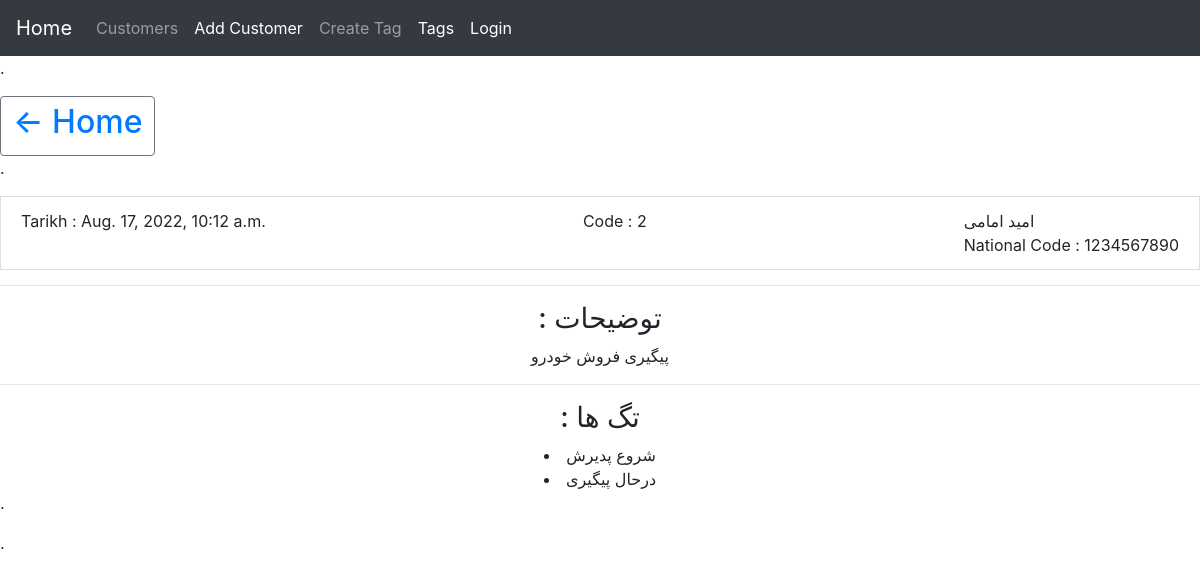
/customer/detail/2, run on the app's committed database.
### articles/models.py (models this page shows, shortened)
class Article(models.Model):
    name  = models.CharField(_("نام و نام خانوادگی "), max_length=30)
    National_code = models.IntegerField(_("کد ملی "))
    date = models.DateTimeField(auto_now_add=True)
    update_time = models.DateTimeField(auto_now=True, auto_now_add=False)
    describtion = models.TextField(_("توضیحات "), blank=True)
    auther = models.ForeignKey(User, on_delete=models.PROTECT, default='admin') #    settings.AUTH_USER_MODEL
    tags = models.ManyToManyField("Tag", related_name="articles", blank=True, null=True)

class Tag(models.Model):
    title = models.CharField(_("عنوان "), max_length=100)
    slug = models.SlugField()
    date_tag = models.DateTimeField(auto_now=False, auto_now_add=True)
    update_time_tag = models.DateTimeField(auto_now=True, auto_now_add=False)

### articles/views.py (the view)
# urls.py: path('detail/<int:id>', views.articles_detail , name = 'customer_detail'),
def articles_detail(request, id):
    articles_id = Article.objects.get(id=id)
    tags = Tag.objects.all().filter(articles = articles_id)
    context = {
        "tags": tags ,
        "articles_id": articles_id ,
    }
    return render(request, "articles/customers_details.html", context)

### templates/articles/customers_details.html (shortened to what this page needs)
{% extends 'base.html' %}
{% block content %}
    <li class="list-group-item d-flex justify-content-between align-items-start">
    <div class="ms-2 me-auto">
      <div class="fw-bold">Tarikh : {{ articles_id.date }}</div>
    </div>
    <div class="ms-2 me-auto">
      <div class="fw-bold">Code : {{ articles_id.pk }}</div>
    </div>
    <div class="ms-2 me-auto">
      <div class="fw-bold">{{ articles_id.name}}</div>
      National Code : {{ articles_id.National_code }}
    </div>
  </li>
<hr>
  <center>
    <h3>: توضیحات</h3>
    {{articles_id.describtion}}
    <hr>
    <h3>: تگ ها</h3>
    {% for t in tags %}
        <li>{{t.title}}</li>
    {% endfor %}
  </center>
{% endblock content %}

### data on the page
Article: date "Aug. 17, 2022, 10:12 a.m.", pk "2", name "امید امامی", National_code "1234567890", describtion "پیگیری فروش خودرو"
Tag: title "شروع پدیرش"
Tag: title "درحال پیگیری"
